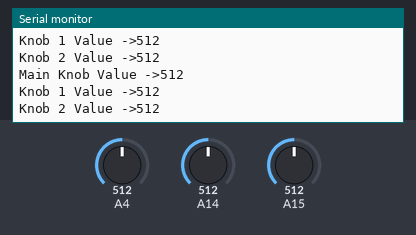
The sketch below on a simulated Arduino Mega 2560, built with avr-gcc and run on an emulated ATmega2560. On the bench: the last lines printed to the serial monitor. Inputs (shaded band) come from the test bench; at power-on: A14 = 512, A4 = 512, A15 = 512.

Above: at 7.2 s.
7.3 s: A14 set to 993
At 7.76 s:
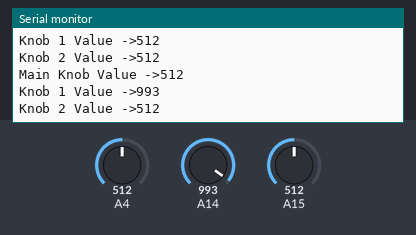
10.3 s: A14 set to 1014
At 10.77 s:
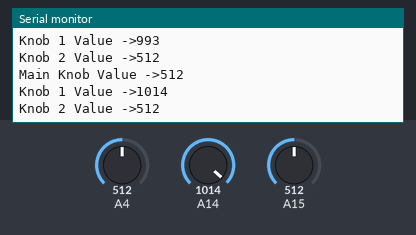
Timing chart, 0 to 12.8 s (numbered marks = the images above; inputs shaded):
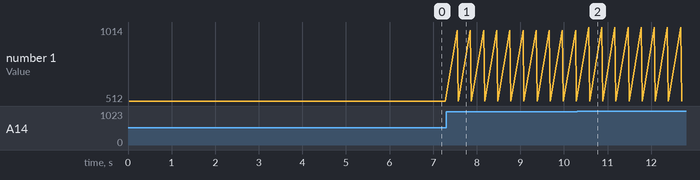

Measured:
- after the input at 7.3 s, the serial monitor: prints a new line after 0.26 s (image 1)
- after the input at 10.3 s, the serial monitor: prints a new line after 0.27 s (image 2)

The sketch:

sensorTest.ino
```cpp
void setup() {
  // put your setup code here, to run once:
  Serial.begin(9600);
  digitalWrite(3, HIGH);
  digitalWrite(4, HIGH);
  digitalWrite(5, HIGH);
  digitalWrite(9, HIGH);
  digitalWrite(22, HIGH);
}

void loop() {

//  Serial.print("Main Pot ->");
//  Serial.println(analogRead(A2));
//  Serial.print("Octave Pot ->");
//  Serial.println(analogRead(A3));
//  Serial.print("Strum Pot ->");
//  Serial.println(analogRead(A10));
//  Serial.print("Neck Pot ->");
//  Serial.println(analogRead(A11));
//  Serial.print("Joy X Pot ->");
//  Serial.println(analogRead(A6));
//  Serial.print("Joy Y Pot ->");
//  Serial.println(analogRead(A7));
//   Serial.print("Joystick Button ->");
//   Serial.println(digitalRead(9));
  Serial.print("Main Knob Value ->");
  Serial.println(analogRead(A4));
  Serial.print("Knob 1 Value ->");
  Serial.println(analogRead(A14));
  Serial.print("Knob 2 Value ->");
  Serial.println(analogRead(A15));
//  Serial.println(digitalRead(6));
//  Serial.println(digitalRead(7));
//  Serial.println(digitalRead(8)) ;

  delay(300);
  // put your main code here, to run repeatedly:

}
```
